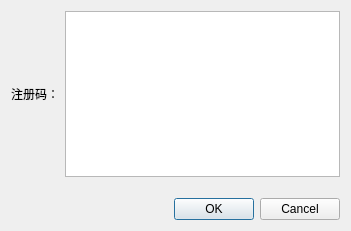
<?xml version="1.0" encoding="UTF-8"?>
<ui version="4.0">
 <class>Dialog</class>
 <widget class="QDialog" name="Dialog">
  <property name="geometry">
   <rect>
    <x>0</x>
    <y>0</y>
    <width>351</width>
    <height>231</height>
   </rect>
  </property>
  <property name="windowTitle">
   <string>系统注册</string>
  </property>
  <layout class="QVBoxLayout" name="verticalLayout">
   <item>
    <layout class="QHBoxLayout" name="horizontalLayout">
     <property name="topMargin">
      <number>0</number>
     </property>
     <item>
      <widget class="QLabel" name="label">
       <property name="text">
        <string>注册码：</string>
       </property>
      </widget>
     </item>
     <item>
      <widget class="QTextEdit" name="register_textEdit"/>
     </item>
    </layout>
   </item>
   <item>
    <spacer name="verticalSpacer">
     <property name="orientation">
      <enum>Qt::Vertical</enum>
     </property>
     <property name="sizeHint" stdset="0">
      <size>
       <width>20</width>
       <height>40</height>
      </size>
     </property>
    </spacer>
   </item>
   <item>
    <widget class="QDialogButtonBox" name="buttonBox">
     <property name="orientation">
      <enum>Qt::Horizontal</enum>
     </property>
     <property name="standardButtons">
      <set>QDialogButtonBox::Cancel|QDialogButtonBox::Ok</set>
     </property>
    </widget>
   </item>
  </layout>
 </widget>
 <tabstops>
  <tabstop>buttonBox</tabstop>
 </tabstops>
 <resources/>
 <connections>
  <connection>
   <sender>buttonBox</sender>
   <signal>accepted()</signal>
   <receiver>Dialog</receiver>
   <slot>accept()</slot>
   <hints>
    <hint type="sourcelabel">
     <x>248</x>
     <y>254</y>
    </hint>
    <hint type="destinationlabel">
     <x>157</x>
     <y>274</y>
    </hint>
   </hints>
  </connection>
  <connection>
   <sender>buttonBox</sender>
   <signal>rejected()</signal>
   <receiver>Dialog</receiver>
   <slot>reject()</slot>
   <hints>
    <hint type="sourcelabel">
     <x>316</x>
     <y>260</y>
    </hint>
    <hint type="destinationlabel">
     <x>286</x>
     <y>274</y>
    </hint>
   </hints>
  </connection>
 </connections>
</ui>
